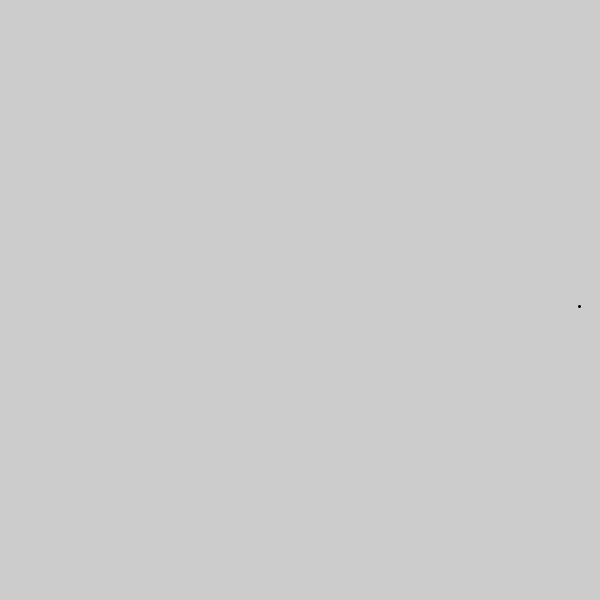
Frame 1 (no input)
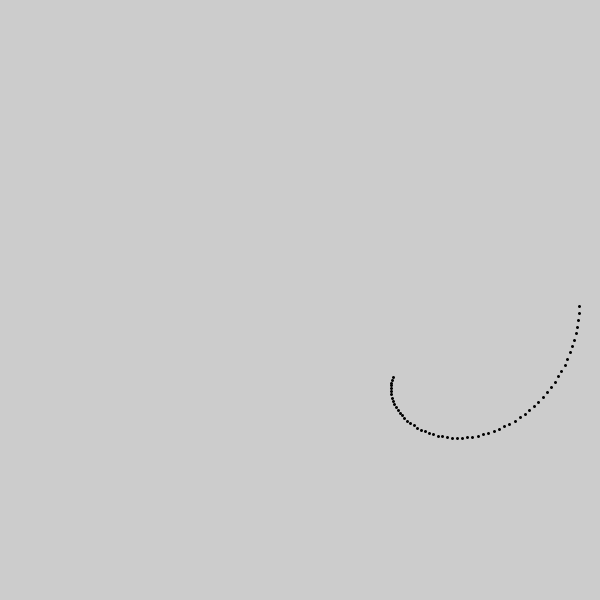
Frame 60 (the mouse pressed at the canvas centre just before this capture)
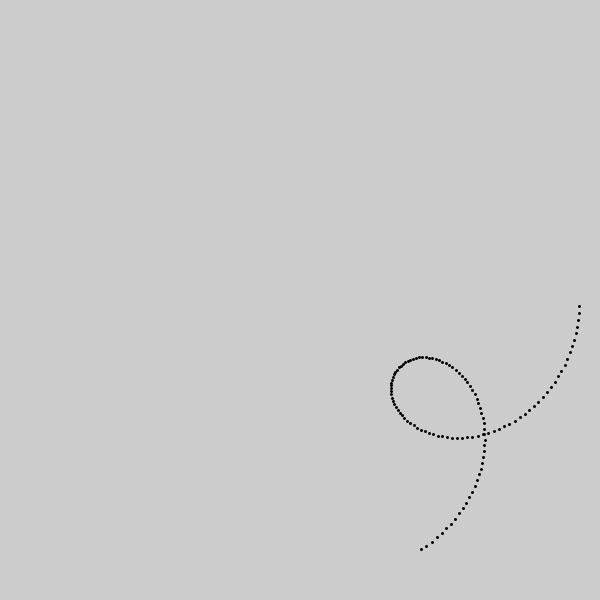
Frame 120 (the mouse held since frame 60 and released just before this capture)

The Processing sketch that drew these frames (run headless with seeded random() and noise(); from frame 60 on, the mouse is pressed at the canvas centre):

// Processing sketch: Demo_Spirograph
// ── Demo_Spirograph.pde
//地球做圆周运动，月亮绕着地球转，屏幕上轨迹是月亮的轨迹

float earth_r=200;  //地球轨道半径
float earth_angle=0;

float moon_angle=0;

void setup() {
  size(600, 600);
  
  strokeWeight(3);
}

void draw() {

  earth_angle+=0.01;

  //300，300 是地球轨道圆心位置，也就是太阳的位置
  //earth_x earth_y 是地球位置，同时也是月亮轨道的圆心
  float earth_x=300+cos(earth_angle)*earth_r;
  float earth_y=300+sin(earth_angle)*earth_r;
  //屏幕上并没有画出来地球和太阳，但要持续更新它们的数据

  moon_angle+=0.06;

  //x,y 是月亮位置。
  float x=earth_x+cos(moon_angle)*80;
  float y=earth_y+sin(moon_angle)*80;

  point(x, y);
}
